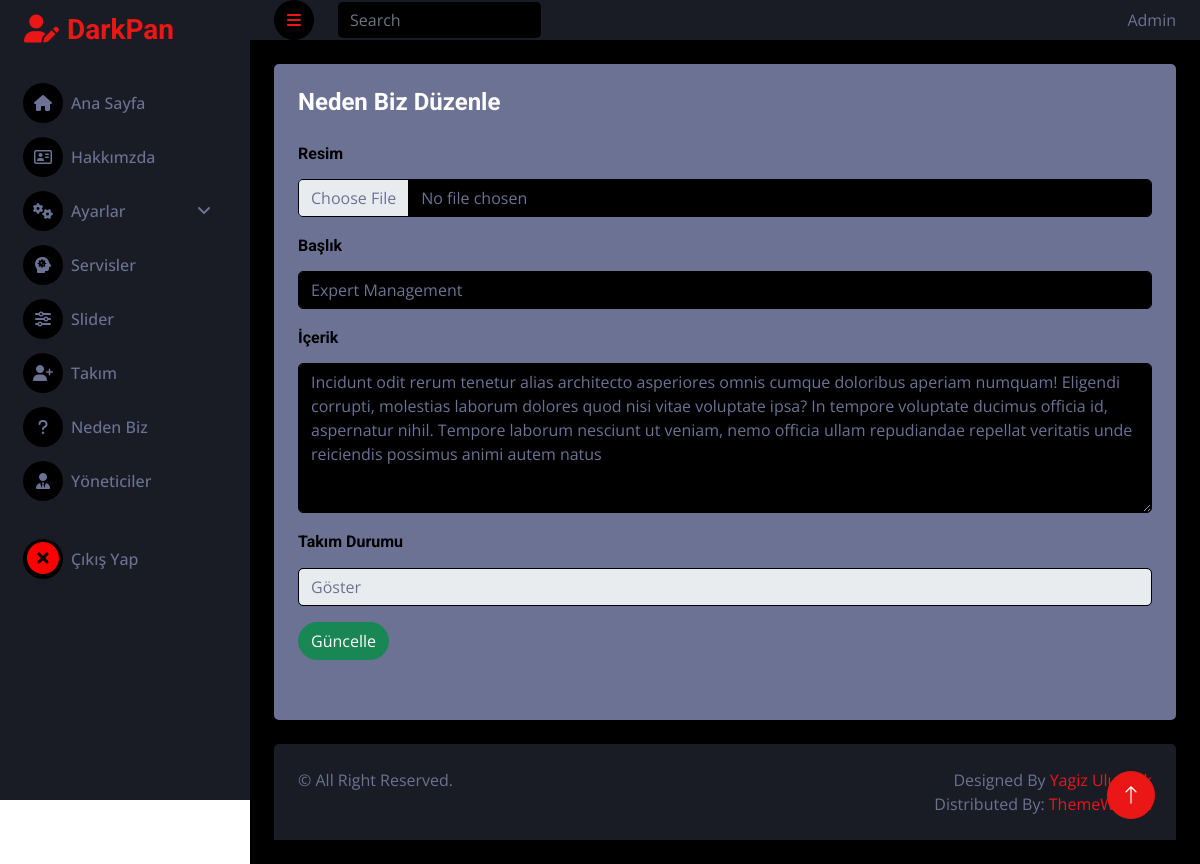
Page /admin/pages/nedenbiz-duzenle.php?ndn_id=1&islem=ndnGuncelle (signed in) on the committed database.
### tables this page shows
CREATE TABLE `nedenbiz` (
  `ndn_id` int(11) NOT NULL,
  `ndn_baslik` varchar(100) NOT NULL,
  `ndn_icerik` text NOT NULL,
  `ndn_durum` tinyint(1) NOT NULL,
  `ndn_resim` varchar(255) NOT NULL
);

### admin/controller/nedenbiz.controller.php (called while the page is built, shortened)
<?php
    $tablo_Ad = "nedenbiz";
    $id_alan_isim = "ndn_id";
    if(isset($_GET[$id_alan_isim]))
    {
        $tablo_id = $_GET["ndn_id"];
        $VeriId = new Veri();
        $veriIdGetir = $VeriId->veriIdGetir($tablo_Ad, $id_alan_isim, $tablo_id);
    }
?>

### admin/classes/functions.class.php (called while the page is built, shortened)
<?php
class Veri extends Db
{
    public function veriIdGetir($tablo_Ad, $id_alan_isim, $tablo_id)
    {
        $this->tablo_ad = $tablo_Ad;
        $this->id_alan_isim = $id_alan_isim;
        $this->tablo_id = $tablo_id;
        $query = "SELECT * FROM ".$this->tablo_ad." WHERE ".$this->id_alan_isim." = ?";
        $stmt = $this->connect()->prepare($query);
        $stmt->execute([$this->tablo_id]);
        return $stmt->fetch();
    }
}
?>

### admin/classes/db.class.php (called while the page is built)
<?php
class Db
{
    private $host = "localhost";
    private $username = "root";
    private $password = "";
    private $dbname = "kurumsal-tanitim";
    protected function connect()
    {
        try
        {
            $dsn = "mysql:host=".$this->host.";dbname=".$this->dbname;
            $pdo = new PDO($dsn,$this->username,$this->password);
            $pdo->setAttribute(PDO::ATTR_ERRMODE, PDO::ERRMODE_EXCEPTION);
            $pdo->setAttribute(PDO::ATTR_DEFAULT_FETCH_MODE, PDO::FETCH_OBJ);
            return $pdo;
        }
        catch(PDOException $e)
        {
            echo "Bağlantı Hatası: ".$e->getMessage();
        }
    }
}
?>

### admin/pages/nedenbiz-duzenle.php (the view, shortened to what this page needs)
<?php
require_once('../classes/db.class.php');
include "../classes/functions.class.php";
include "../inc/_header.php";
include "../controller/nedenbiz.controller.php";
?>
<?php
if(!isset($_SESSION["yonetici_username"]))
{
    header("location:login.php");
}
else
{
  ?>
    <body>
      <div class="container-fluid position-relative d-flex p-0" style="background-color: white; height: 100%;">
        <?php include "../inc/_sidebar.php";?>
        <div class="content">
          <?php include "../inc/_navbar.php";?>
          <div class="container-fluid pt-4 px-4">
            <div class="row g-4" style="min-height: 85vh;">
              <div class="col-sm-12 col-xl-12">
                <div class="bg-light rounded h-100 p-4" >
                    <h4 class="mb-4">Neden Biz Düzenle</h4>
                    <form method="POST" enctype="multipart/form-data">
                            <div class="mb-3">
                              <label for="ndn_resim" class="form-label"> <h6 style="color: black;">Resim</h6></label>
                              <input class="form-control bg-dark" type="file" id="ndn_resim" name="ndn_resim" value="<?php echo$veriIdGetir->ndn_resim ?>" >
                            </div>
                            <div class="mb-3">
                              <label for="ndn_baslik" class="form-label"><h6 style="color: black;">Başlık</h6></label>
                              <input type="text" class="form-control" id="ndn_baslik" name="ndn_baslik" value="<?php echo$veriIdGetir->ndn_baslik ?>" >
                            </div>
                            <div class="mb-3">
                              <label for="ndn_icerik" class="form-label"><h6 style="color: black;">İçerik</h6></label>
                              <textarea class="form-control" name="ndn_icerik" id="ndn_icerik" style="min-height: 150px;"><?php echo$veriIdGetir->ndn_icerik ?></textarea>
                            </div>
                            <div class="mb-3">
                              <label for="ndn_durum" class="form-label"><h6 style="color: black;">Takım Durumu</h6></label>
                              <select class="form-control" name="ndn_durum" id="ndn_durum">
                                <option name="ndn_durum" value="1">Göster</option>
                              </select>
                            </div>
                            <button type="submit" class="btn btn-success rounded-pill" name="submit">Güncelle</button>
                    </form>
                </div>
              </div>
            </div>
          </div>
          <?php include "../inc/_footer.php";?>
        </div>
        <a href="#" class="btn btn-lg btn-primary btn-lg-square back-to-top">
          <i class="bi bi-arrow-up"></i>
        </a>
      </div>
    </body>
    </html>
  <?php
}
?>

### admin/css-js/style.css (style rules this page uses)
:root { --primary: #EB1616; --secondary: #191C24; --light: #6C7293; --dark: #000000; }
.back-to-top { position: fixed; display: none; right: 45px; bottom: 45px; z-index: 99; }
.btn { transition: .5s; }
.btn-lg-square { width: 48px; height: 48px; }
.btn-square, .btn-sm-square, .btn-lg-square { padding: 0; display: inline-flex; align-items: center; justify-content: center; font-weight: normal; border-radius: 50px; }
.content { margin-left: 250px; min-height: 100vh; background: var(--dark); transition: 0.5s; }
@media (min-width: 992px) { .content { width: calc(100% - 250px); } }

### rows in the picture
nedenbiz: ndn_baslik "Expert Management", ndn_icerik "Incidunt odit rerum tenetur alias architecto asperiores omnis cumque doloribus aperiam numquam! Eligendi corrupti, molestias laborum dolores quod nisi vitae voluptate ipsa? In tempore voluptate ducimus officia id, aspernatur nihil. Tempore laborum nesciunt ut veniam, nemo officia ullam repudiandae repellat veritatis unde reiciendis possimus animi autem natus"

### other values in the picture
$_SESSION["yonetici_adsoyad"] "Admin"
